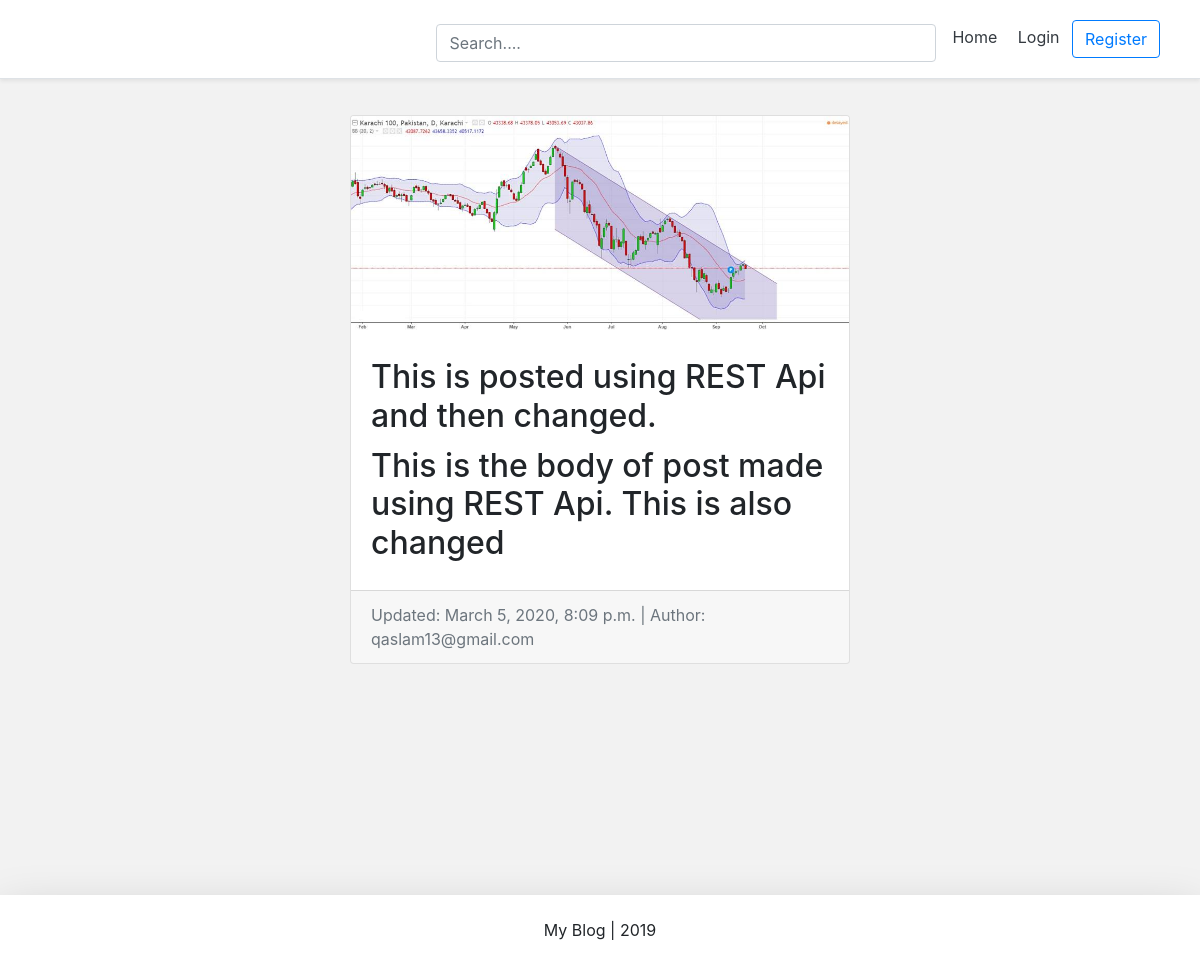
The page /blog/qaseem-this-is-posted-using-rest-api-and-then-changed/ on the database its author committed.
### blog/models.py (models this page shows, shortened)
class BlogPost(models.Model):
	title = models.CharField(max_length=50,null=False,blank=False)
	body = models.TextField(max_length=5000,null=False,blank=False)
	image = models.ImageField(upload_to=upload_location,null=False,blank=False)
	date_published = models.DateTimeField(auto_now_add=True,verbose_name='date published')
	date_updated = models.DateTimeField(auto_now=True,verbose_name='date updated')
	author = models.ForeignKey(settings.AUTH_USER_MODEL,on_delete=models.CASCADE)
	slug = models.SlugField(blank=True,unique=True)

### account/models.py (models this page shows, shortened)
class Account(AbstractBaseUser):
	email = models.EmailField(verbose_name="email", max_length=60,unique=True)
	username = models.CharField(max_length=30,unique=True)
	date_joined = models.DateTimeField(verbose_name='date joined', auto_now_add=True)
	last_login = models.DateTimeField(verbose_name='last login', auto_now=True)
	is_admin = models.BooleanField(default=False)
	is_active = models.BooleanField(default=True)
	is_staff = models.BooleanField(default=False)
	is_superuser = models.BooleanField(default=False)
	USERNAME_FIELD = 'email'
	REQUIRED_FIELDS = ['username']
	objects = MyAccountManager()
	def __str__(self):
		return self.email

### blog/views.py (the view)
# urls.py: path('<slug>/', detail_blog_view, name="detail"),
def detail_blog_view(request,slug):
	context = {}
	blog_post = get_object_or_404(BlogPost, slug=slug)
	context['blog_post'] = blog_post
	return render(request, 'blog/detail_blog.html',context)

### blog/templates/blog/detail_blog.html (shortened to what this page needs)
{% extends 'base.html' %}
{% load static %}
{% block content %}
<div class="container">
	<div class="row">
		<div class="card m-auto">
			<img class="card-img-top" src="{{blog_post.image.url}}">
			<div class="card-body my-2">
				<h2 class="card-title">{{blog_post.title}}</h2>
				<h2 class="card-text">{{blog_post.body|safe}}</h2>
			</div>
			<div class="card-footer text-muted">
				Updated: {{blog_post.date_updated}} | Author: {{blog_post.author}}
			</div>
		</div>
	</div>
</div>
{% endblock content %}

### templates/snippets/header.html (style rules this page uses)
@media (min-width: 768px) { html { font-size: 16px; } }

### templates/snippets/base_css.html (style rules this page uses)
body { background: #f2f2f2; }

### blog/templates/blog/detail_blog.html (style rules this page uses)
.card { max-width: 500px; }
.container { padding: 20px; }

### rows shown on the page
BlogPost: image (picture), title "This is posted using REST Api and then changed.", body "This is the body of post made using REST Api. This is also changed", date_updated "March 5, 2020, 8:09 p.m.", author "qaslam13@gmail.com"
